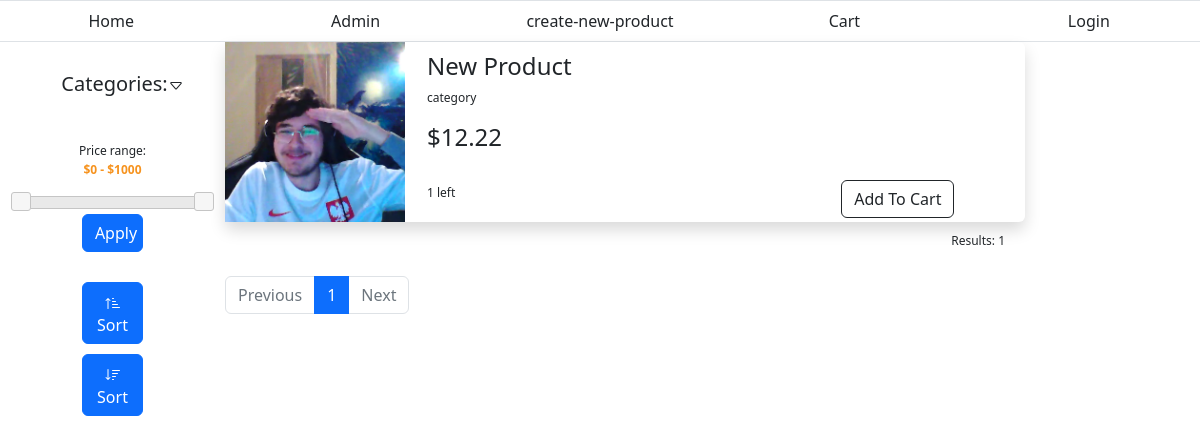
The page / on the database its author committed.
### Ecommerce/models.py (models this page shows, shortened)
class Product(models.Model):
	name = models.CharField(max_length=200)
	category = models.ForeignKey(Category, on_delete=models.CASCADE)
	availability = models.IntegerField()
	price = models.DecimalField(max_digits=5, decimal_places=2)
	def get_image_url(self):
		return Photo.objects.get(product=self).file.url

class Photo(models.Model):
	file = models.ImageField(upload_to=getImageURL, default="static/default.png")
	uploaded = models.DateTimeField(auto_now_add=True)
	product = models.ForeignKey(Product, on_delete=models.CASCADE, null=True, blank=True)

class Category(models.Model):
	name = models.CharField(max_length=200)
	def __str__(self):
		return self.name
	def availableItems(self):
		return Product.objects.filter(category=self).count()

### Ecommerce/views.py (the view)
# urls.py: path('', AvailableItemsList, name="home"),
def AvailableItemsList(request, category=None, page=None):
	context = {}
	categories = Category.objects.all()
	context['categories'] = categories
	min_price = request.GET.get('price_from', '') or None
	max_price = request.GET.get('price_to', '') or None
	sorted = request.GET.get('sorted', '') or None
	if category is not None:
		object_list = Product.objects.all().filter(category__name=category)
	else:
		object_list = Product.objects.all()
	if min_price is not None:
		object_list = object_list.filter(price__gte=min_price)
	if min_price is not None:
		object_list = object_list.filter(price__lte=max_price)
	if sorted is not None:
		if sorted == 'reverse':
			object_list = object_list.order_by('-price')
		elif sorted == 'normal':
			object_list = object_list.order_by('price')
	paginator = Paginator(object_list, 3)
	objects_count = object_list.count()
	context['objects_count'] = objects_count
	page_number = page
	page_obj = paginator.get_page(page_number)
	context['page_obj'] = page_obj
	return render(request,"Ecommerce/home.html", context)

### Ecommerce/templates/Ecommerce/home.html (shortened to what this page needs)
{% extends 'base.html' %}
{% block content %}
	{% if page_obj %}
		{% for product in page_obj %}
		<div class="product-list-item shadow bg-white rounded">
			<div class="product-image">
				<img style=" height: 180px; width: auto;" src="{{product.get_image_url}}">
			</div>
			<div class="container">
				<div class="product-data">
					<div class="product-data-item">
						<h2>{{product.name|title}}</h2>
					</div>
					<div class="product-data-item">
						<p><a href="{% url 'home' category=product.category %}">{{product.category}}</a></p>
					</div>
					<div class="product-data-item">
						<h2>${{product.price}}</h2>
					</div>
					<div class="product-data-item">
						<div class="product-footer " >
							<div >
								<br>
								<p>{{product.availability}} left</p>
							</div>
							<div>
								{% if user.is_authenticated %}
									<button type="button" class="btn btn-outline-dark addbutton" data-productid="{{product.id}}">Add To Cart</button>
								{% else %}
									<button onclick="goToLoginPage()" type="button" class="btn btn-outline-dark addbutton" >Add To Cart</button>
								{% endif %}
							</div>
						</div>
					</div>
				</div>
			</div>
		</div>
		{% endfor %}
	{% else %}
		<div class="product-list-item shadow bg-white rounded">
			<div class="product-data-not-found">
				Products not found
			</div>
		</div>
	{% endif %}
	<div class="results-counter">
		{% if objects_count > 0 %}
			<p>Results: {{objects_count}}</p>
		{% endif %}
	</div>
	<div class="page-navigation">
		<nav aria-label="...">
		  <ul class="pagination">
		  	{% if page_obj.has_previous %}
		    <li class="page-item ">
		      <a class="page-link" href="{% url 'home-paginated' page_obj.previous_page_number %}?{{request.GET.urlencode}}" tabindex="-1">Previous</a>
		    </li>
		    {% else %}
		    <li class="page-item disabled">
		      <a class="page-link" href="#" tabindex="-1">Previous</a>
		    </li>
		    {% endif %}
		    <li class="page-item active">
		      <a class="page-link" href="#">{{page_obj.number}} </a>
		    </li>
		    {% if page_obj.has_next %}
		    <li class="page-item"><a class="page-link" href="{% url 'home-paginated' page_obj.next_page_number %}?{{request.GET.urlencode}}">	{{page_obj.next_page_number}}</a></li>
		    <li class="page-item">
		      <a class="page-link" href="{% url 'home-paginated' page_obj.next_page_number %}?{{request.GET.urlencode}}">Next</a>
		    </li>
		    {% else %}
		    <li class="page-item disabled">
		      <a class="page-link" href="#">Next</a>
		    </li>
		    {% endif %}
		  </ul>
		</nav>
	</div>
{% endblock content %}
{% block sidebar %}
	<div class="r-sidebar">
	</div>
{% endblock sidebar %}
{% block leftsidebar %}
	<link rel="stylesheet" href="//code.jquery.com/ui/1.13.2/themes/base/jquery-ui.css">
	<div class="left-sidebar">
		<div class="category-list-header">
			<h2><a href="#" onclick="toggleCategories()">Categories:<svg id="caret-down" xmlns="http://www.w3.org/2000/svg" width="16" height="16" fill="currentColor" class="bi bi-caret-down" viewBox="0 0 16 16">
  <path d="M3.204 5h9.592L8 10.481 3.204 5zm-.753.659 4.796 5.48a1 1 0 0 0 1.506 0l4.796-5.48c.566-.647.106-1.659-.753-1.659H3.204a1 1 0 0 0-.753 1.659z"/></svg>
</a></h2>
		</div>
		<div class="set-price">
			<div class="price">
				<p>
					<label for="amount">Price range:</label>
					<br>
					<input type="text" id="amount" readonly style="border:0; color:#f6931f; font-weight:bold;">
				</p>
			</div>
			<div id="slider-range"></div>
			<div class="apply-button">
				<button type="button" class="btn btn-primary" onclick="check_priceRange()">Apply</button>
			</div>
		</div>
		<div class="price-buttons">
			<div class="p-button">
				<button type="button" class="btn btn-primary" onclick="sort(0)">
					Sort
				</button>
			</div>
			<div class="p-button">
				<button type="button" class="btn btn-primary" onclick="sort(1)">
					Sort
				</button>
			</div>
		</div>
	</div>
{% endblock leftsidebar %}

### static/styles/style.css (style rules this page uses)
a, a:hover, a:focus, a:active { text-decoration: none; color: inherit; }

### templates/base.html (style rules this page uses)
ul { list-style-type: none; margin: 0; padding-left: 20px; padding-right: 20px; padding-top: 10px; padding-bottom: 10px; }

### Ecommerce/templates/Ecommerce/home.html (style rules this page uses)
p { font-size: 12px; }
h2 { font-size: 20px; }
.product-data { width: 100%; display: flex; flex-direction: column; max-height: 180px; padding-left: 10px; padding-top: 10px; padding-bottom: 10px; height: 180px; }
.product-data-item { height: auto; }
.r-sidebar { padding-top: 100px; }
.left-sidebar { display: flex; flex-direction: column; min-height: 100%; padding: 0; padding-top: 30px; }
.category-list-header { height: 30px; text-align: center; padding-left: 20px; }
.category-list-header h2 { font-size: 20px; font-stretch: expanded; font-weight: Normal; }
.product-list-item { display: flex; flex-direction: row; max-height: 180px; }
.product-data-item h2 { font-size: 24px; }
.product-footer { padding-right: 10%; display: flex; flex-direction: row; justify-content: space-between; align-items: flex-end; }
.results-counter { padding-right: 20px; padding-top: 10px; text-align: right; }
.results-counter p { font-size: 12px; }
.set-price { padding-right: 20px; padding-left: 20px; padding-top: 40px; }
.price input { text-align:center }
.price-buttons button { width: 35%; }
.apply-button button { width: 35%; }
.apply-button { padding: 5px; }
.price-buttons { padding: 20px; }
.p-button { padding: 5px; }
.page-navigation { margin-top: 10px; }

### rows shown on the page
Product: get_image_url (picture), name "New Product", category "category", price "12.22", availability "1"

### other values the page prints
{{ objects_count }} "1"
{{ page_obj.number }} "1"
